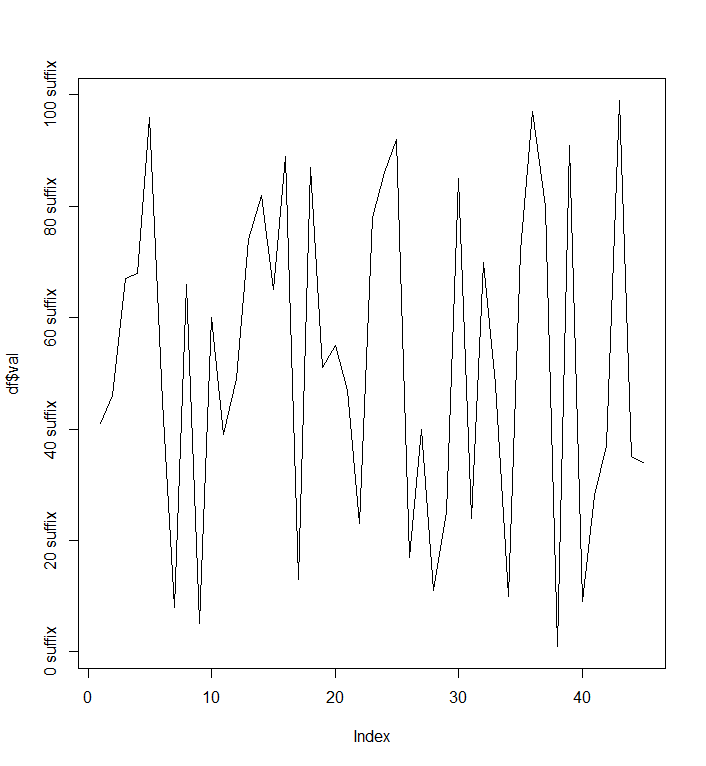

Write R code to recreate this figure.
df <- data.frame(x=rep(letters[1:5], 9), val=sample(1:100, 45)) # données 


plot(df$val, type = "l", 
     yaxt="none")  # retire les valeurs de l'axe des Y

points_break <- seq(0,100,20) # redéfinition de l'axe des Y 
axis(2, at=points_break, labels=paste0(points_break," suffix")) 
# utilisations de axis(2) pour redéfinir un axes des Y et de la fonction paste pour définir un suffix
